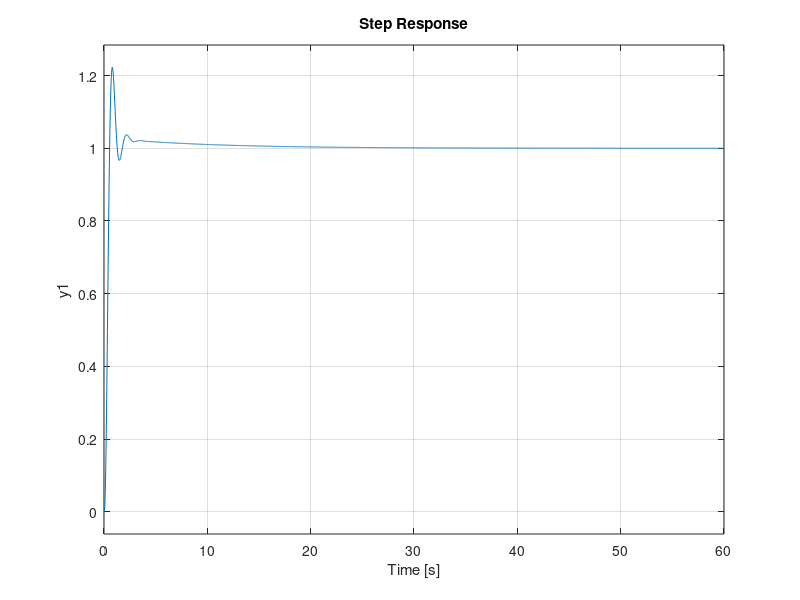
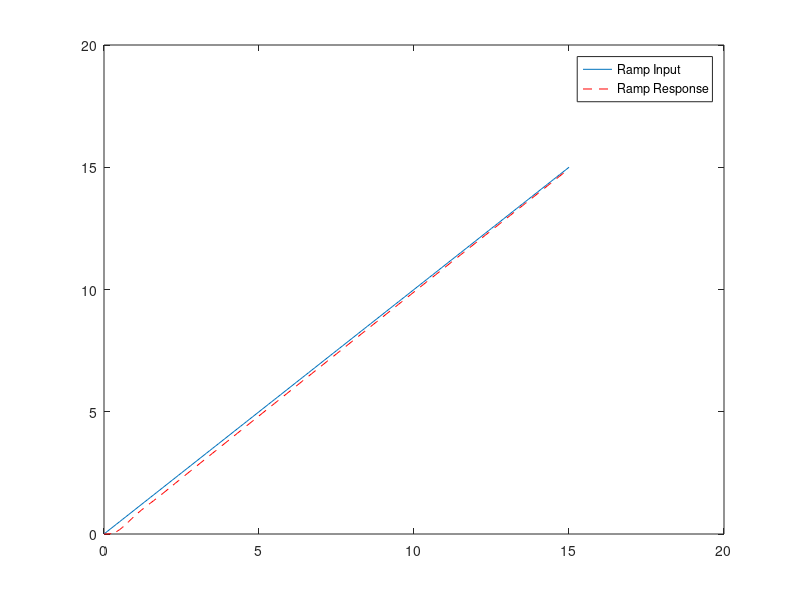

The MATLAB source for these figures, in order:
os_pcnt = 25;
t_settle = 2;

zeta = (-log(os_pcnt/100)) / sqrt(pi^2 + log(os_pcnt/100)^2);
sigma = 4/t_settle;
w_d = sigma * tan(acos(zeta));
s_12 = (-sigma + w_d*1i);

ang_con = -(180 + (-angle(s_12) - angle(s_12 + 4) - angle(s_12 + 6) - angle(s_12 + 10))*(180/pi));
p_comp = (w_d / (tand(ang_con)) + sigma);

gain_pd = -real(s_12 * (s_12 + 4) * (s_12 + 6) * (s_12 + 10) / (s_12 + 2.95));

% G = zpk([],[0 -4 -6 -10],1);
% Gc = zpk([-p_comp],[],[gain_pd]);
% Tc = feedback(Gc*G, 1);
% step(Tc)

gain_pid = -real(s_12^2 * (s_12 + 4) * (s_12 + 6) * (s_12 + 10) / ((s_12 + 2.95) * (s_12 + 0.1)));

sprintf('G_c(s) = %1.1f (s + 0.1)(s + %1.2f) / s',gain_pid, p_comp)

G = zpk([],[0 -4 -6 -10],1);
Gc = zpk([-0.1 -p_comp],[0],[gain_pid]);
Tc = feedback(Gc*G, 1);
step(Tc)
figure
t = 0:0.1:15;
u = t;
y = lsim(Tc,u,t);
plot(t,u,t,y,'r--');
legend('Ramp Input','Ramp Response')
